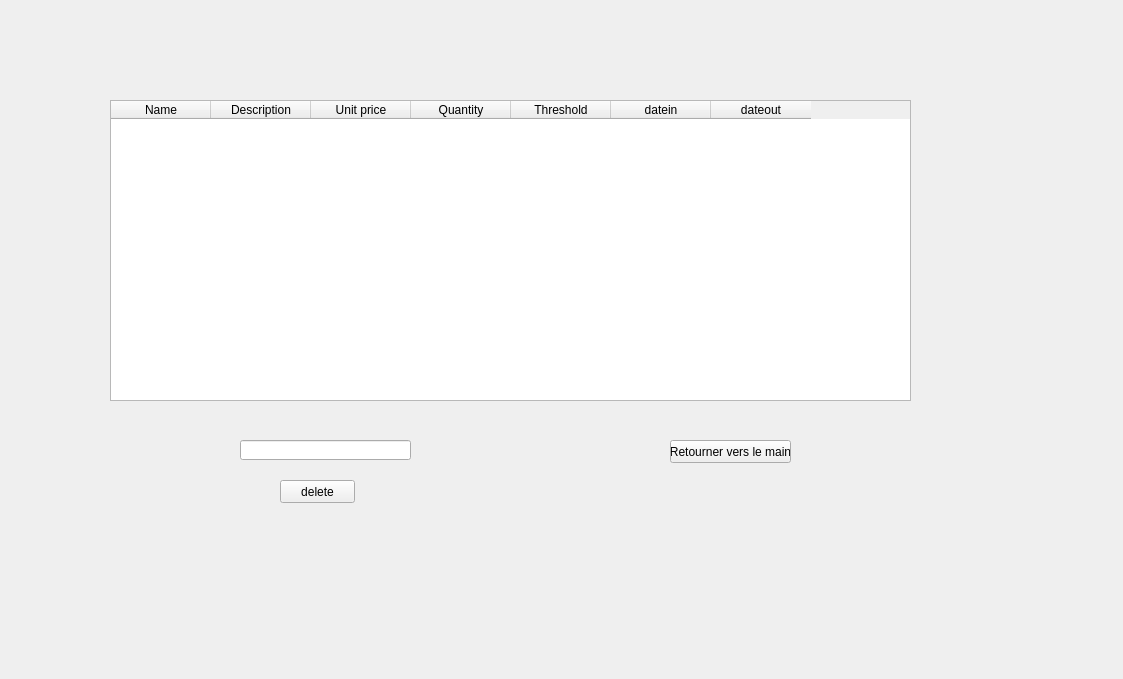
<?xml version="1.0" encoding="UTF-8"?>
<ui version="4.0">
 <class>Form</class>
 <widget class="QWidget" name="Form">
  <property name="geometry">
   <rect>
    <x>0</x>
    <y>0</y>
    <width>1123</width>
    <height>679</height>
   </rect>
  </property>
  <property name="windowTitle">
   <string>Form</string>
  </property>
  <widget class="QPushButton" name="delete_2">
   <property name="geometry">
    <rect>
     <x>280</x>
     <y>480</y>
     <width>75</width>
     <height>23</height>
    </rect>
   </property>
   <property name="text">
    <string>delete</string>
   </property>
  </widget>
  <widget class="QPushButton" name="return_2">
   <property name="geometry">
    <rect>
     <x>670</x>
     <y>440</y>
     <width>121</width>
     <height>23</height>
    </rect>
   </property>
   <property name="text">
    <string>Retourner vers le main</string>
   </property>
  </widget>
  <widget class="QTableWidget" name="tableWidget">
   <property name="geometry">
    <rect>
     <x>110</x>
     <y>100</y>
     <width>801</width>
     <height>301</height>
    </rect>
   </property>
   <column>
    <property name="text">
     <string>Name</string>
    </property>
   </column>
   <column>
    <property name="text">
     <string>Description</string>
    </property>
   </column>
   <column>
    <property name="text">
     <string>Unit price</string>
    </property>
   </column>
   <column>
    <property name="text">
     <string>Quantity</string>
    </property>
   </column>
   <column>
    <property name="text">
     <string>Threshold</string>
    </property>
   </column>
   <column>
    <property name="text">
     <string>datein</string>
    </property>
   </column>
   <column>
    <property name="text">
     <string>dateout</string>
    </property>
   </column>
  </widget>
  <widget class="QLineEdit" name="name">
   <property name="geometry">
    <rect>
     <x>240</x>
     <y>440</y>
     <width>171</width>
     <height>20</height>
    </rect>
   </property>
   <property name="text">
    <string/>
   </property>
  </widget>
 </widget>
 <resources/>
 <connections/>
</ui>
